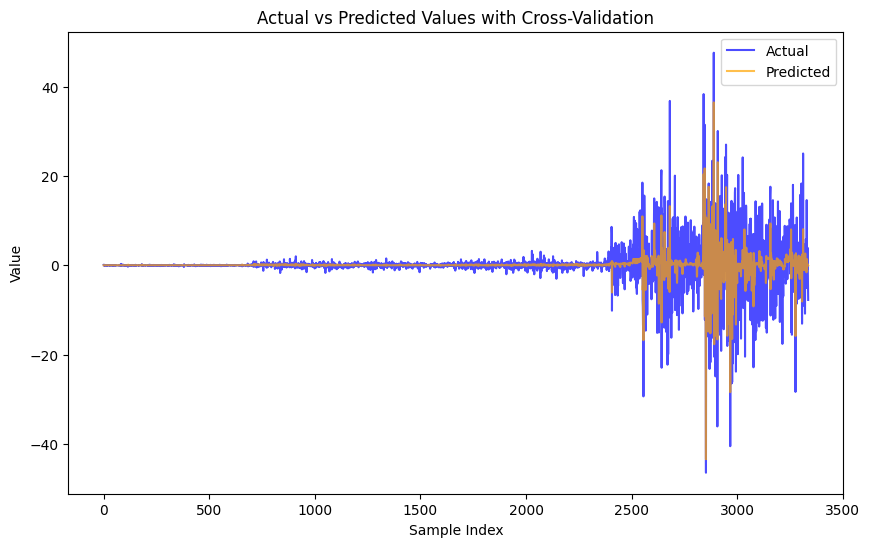

Reproduce this figure in Python.
# Importing required libraries
from datasets import load_dataset  # Importing a function to load datasets from the Hugging Face dataset library
import pandas as pd  # Importing pandas for data manipulation and analysis
from sklearn.preprocessing import StandardScaler  # Importing StandardScaler for feature scaling
from sklearn.model_selection import cross_val_score  # Importing cross_val_score for cross-validation
from sklearn.ensemble import GradientBoostingRegressor  # Importing GradientBoostingRegressor for regression modeling
import matplotlib.pyplot as plt  # Importing matplotlib for data visualization

# Load the Tesla dataset
tesla = load_dataset('codesignal/tsla-historic-prices')  # Loading Tesla historic prices dataset
tesla_df = pd.DataFrame(tesla['train'])  # Converting the loaded dataset into a pandas DataFrame

# Convert the 'Date' column to datetime type for easier manipulation
tesla_df['Date'] = pd.to_datetime(tesla_df['Date'])

# Feature Engineering: Creating a new column 'Target' representing the difference between the next day's adjusted close and current adjusted close
tesla_df['Target'] = tesla_df['Adj Close'].shift(-1) - tesla_df['Adj Close']

# Calculate Simple Moving Average (SMA) over a 5-day window and add it as a new column 'SMA_5'
tesla_df['SMA_5'] = tesla_df['Adj Close'].rolling(window=5).mean()

# Calculate Simple Moving Average (SMA) over a 10-day window and add it as a new column 'SMA_10'
tesla_df['SMA_10'] = tesla_df['Adj Close'].rolling(window=10).mean()

# Calculate Exponential Moving Average (EMA) over a 5-day span and add it as a new column 'EMA_5'
tesla_df['EMA_5'] = tesla_df['Adj Close'].ewm(span=5, adjust=False).mean()

# Calculate Exponential Moving Average (EMA) over a 10-day span and add it as a new column 'EMA_10'
tesla_df['EMA_10'] = tesla_df['Adj Close'].ewm(span=10, adjust=False).mean()

# Drop rows with NaN values generated by moving averages calculations
tesla_df.dropna(inplace=True)

# Selecting features (independent variables) and target (dependent variable)
features = tesla_df[['Open', 'High', 'Low', 'Close', 'Volume', 'SMA_5', 'SMA_10', 'EMA_5', 'EMA_10']].values  # Extracting feature columns as a NumPy array
target = tesla_df['Target'].values  # Extracting the target variable as a NumPy array

# Standardizing features to have zero mean and unit variance
scaler = StandardScaler()  # Creating an instance of StandardScaler
features_scaled = scaler.fit_transform(features)  # Fitting the scaler to features and transforming them

# Instantiate the Gradient Boosting Regressor model with specified parameters
model = GradientBoostingRegressor(n_estimators=100, learning_rate=0.1, max_depth=3, random_state=42)

# Perform 5-fold cross-validation on the model using scaled features and target
scores = cross_val_score(model, features_scaled, target, cv=5)  # Obtaining cross-validation scores
mean_score = scores.mean()  # Calculating the mean of cross-validation scores
print("Mean cross-validation score: ", mean_score)  # Printing the mean cross-validation score

# Fit the model to the entire dataset to visualize predictions
model.fit(features_scaled, target)  # Training the model on the full dataset
predictions = model.predict(features_scaled)  # Making predictions on the scaled features

# Plotting the predicted values against the actual values
plt.figure(figsize=(10, 6))  # Creating a figure with a specified size
plt.plot(range(len(target)), target, label='Actual', alpha=0.7, color='blue')  # Plotting the actual values
plt.plot(range(len(target)), predictions, label='Predicted', alpha=0.7, color='orange')  # Plotting the predicted values
plt.title('Actual vs Predicted Values with Cross-Validation')  # Setting the title of the plot
plt.xlabel('Sample Index')  # Labeling the x-axis
plt.ylabel('Value')  # Labeling the y-axis
plt.legend()  # Displaying the legend to differentiate between actual and predicted values
plt.show()  # Displaying the plot

"""
Mean cross-validation score:  -0.21139860331328936
"""
